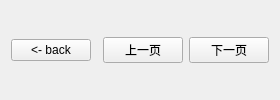
            <widget class="QWidget" name="next" native="true">
             <layout class="QHBoxLayout" name="horizontalLayout">
              <item>
               <widget class="QPushButton" name="buttonback">
                <property name="text">
                 <string>&lt;- back</string>
                </property>
                <property name="grey" stdset="0">
                 <bool>true</bool>
                </property>
               </widget>
              </item>
              <item>
               <spacer name="horizontalSpacer_3">
                <property name="orientation">
                 <enum>Qt::Horizontal</enum>
                </property>
                <property name="sizeHint" stdset="0">
                 <size>
                  <width>6</width>
                  <height>20</height>
                 </size>
                </property>
               </spacer>
              </item>
              <item>
               <widget class="QPushButton" name="buttonLast">
                <property name="maximumSize">
                 <size>
                  <width>200</width>
                  <height>16777215</height>
                 </size>
                </property>
                <property name="text">
                 <string>上一页</string>
                </property>
               </widget>
              </item>
              <item>
               <widget class="QPushButton" name="buttonNext">
                <property name="maximumSize">
                 <size>
                  <width>200</width>
                  <height>16777215</height>
                 </size>
                </property>
                <property name="text">
                 <string>下一页</string>
                </property>
               </widget>
              </item>
             </layout>
            </widget>
